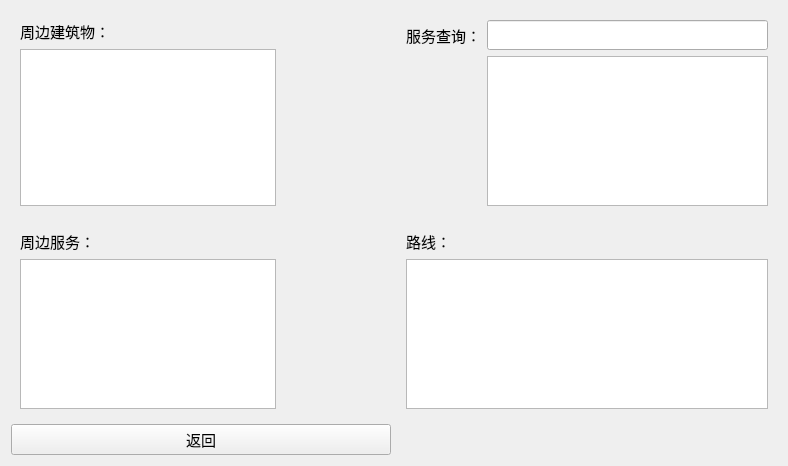
<?xml version="1.0" encoding="UTF-8"?>
<ui version="4.0">
 <class>QueryWidget</class>
 <widget class="QWidget" name="QueryWidget">
  <property name="geometry">
   <rect>
    <x>0</x>
    <y>0</y>
    <width>788</width>
    <height>466</height>
   </rect>
  </property>
  <property name="font">
   <font>
    <family>隶书</family>
    <pointsize>11</pointsize>
   </font>
  </property>
  <property name="windowTitle">
   <string>Form</string>
  </property>
  <layout class="QGridLayout" name="gridLayout">
   <item row="0" column="0">
    <widget class="QWidget" name="widget" native="true">
     <layout class="QFormLayout" name="formLayout">
      <property name="fieldGrowthPolicy">
       <enum>QFormLayout::AllNonFixedFieldsGrow</enum>
      </property>
      <item row="0" column="0">
       <widget class="QLabel" name="label">
        <property name="text">
         <string>周边建筑物：</string>
        </property>
       </widget>
      </item>
      <item row="1" column="0">
       <widget class="QTextEdit" name="textEditBuildings">
        <property name="readOnly">
         <bool>true</bool>
        </property>
       </widget>
      </item>
     </layout>
    </widget>
   </item>
   <item row="1" column="0">
    <widget class="QWidget" name="widget_2" native="true">
     <layout class="QFormLayout" name="formLayout_3">
      <item row="0" column="0">
       <widget class="QLabel" name="label_3">
        <property name="text">
         <string>周边服务：</string>
        </property>
       </widget>
      </item>
      <item row="1" column="0">
       <widget class="QTextEdit" name="textEditService">
        <property name="readOnly">
         <bool>true</bool>
        </property>
       </widget>
      </item>
     </layout>
    </widget>
   </item>
   <item row="2" column="0">
    <widget class="QPushButton" name="BtnReturn">
     <property name="text">
      <string>返回</string>
     </property>
    </widget>
   </item>
   <item row="0" column="1">
    <widget class="QWidget" name="widget_3" native="true">
     <layout class="QFormLayout" name="formLayout_2">
      <property name="fieldGrowthPolicy">
       <enum>QFormLayout::AllNonFixedFieldsGrow</enum>
      </property>
      <item row="0" column="0">
       <widget class="QLabel" name="label_4">
        <property name="text">
         <string>服务查询：</string>
        </property>
       </widget>
      </item>
      <item row="0" column="1">
       <widget class="QLineEdit" name="lineEditFindService"/>
      </item>
      <item row="1" column="1">
       <widget class="QTextEdit" name="textEditFindService">
        <property name="readOnly">
         <bool>true</bool>
        </property>
       </widget>
      </item>
     </layout>
    </widget>
   </item>
   <item row="1" column="1">
    <widget class="QWidget" name="widget_4" native="true">
     <layout class="QVBoxLayout" name="verticalLayout">
      <item>
       <widget class="QLabel" name="label_5">
        <property name="text">
         <string>路线：</string>
        </property>
       </widget>
      </item>
      <item>
       <widget class="QTextEdit" name="textEditServiceTransfer">
        <property name="readOnly">
         <bool>true</bool>
        </property>
       </widget>
      </item>
     </layout>
    </widget>
   </item>
  </layout>
 </widget>
 <resources/>
 <connections/>
</ui>
